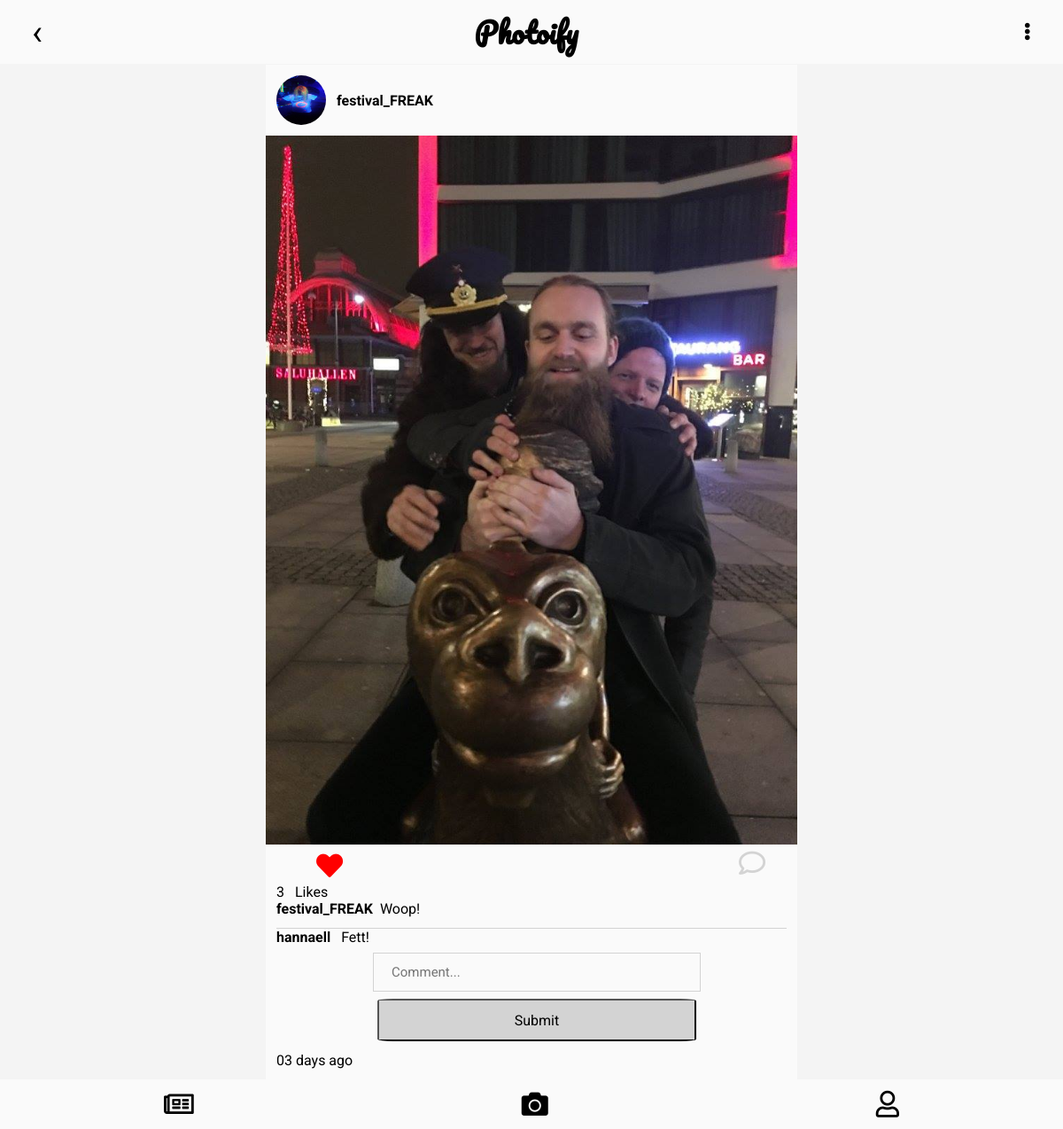
Page /comments.php?post_id=5 (signed in) on the earlier database version.
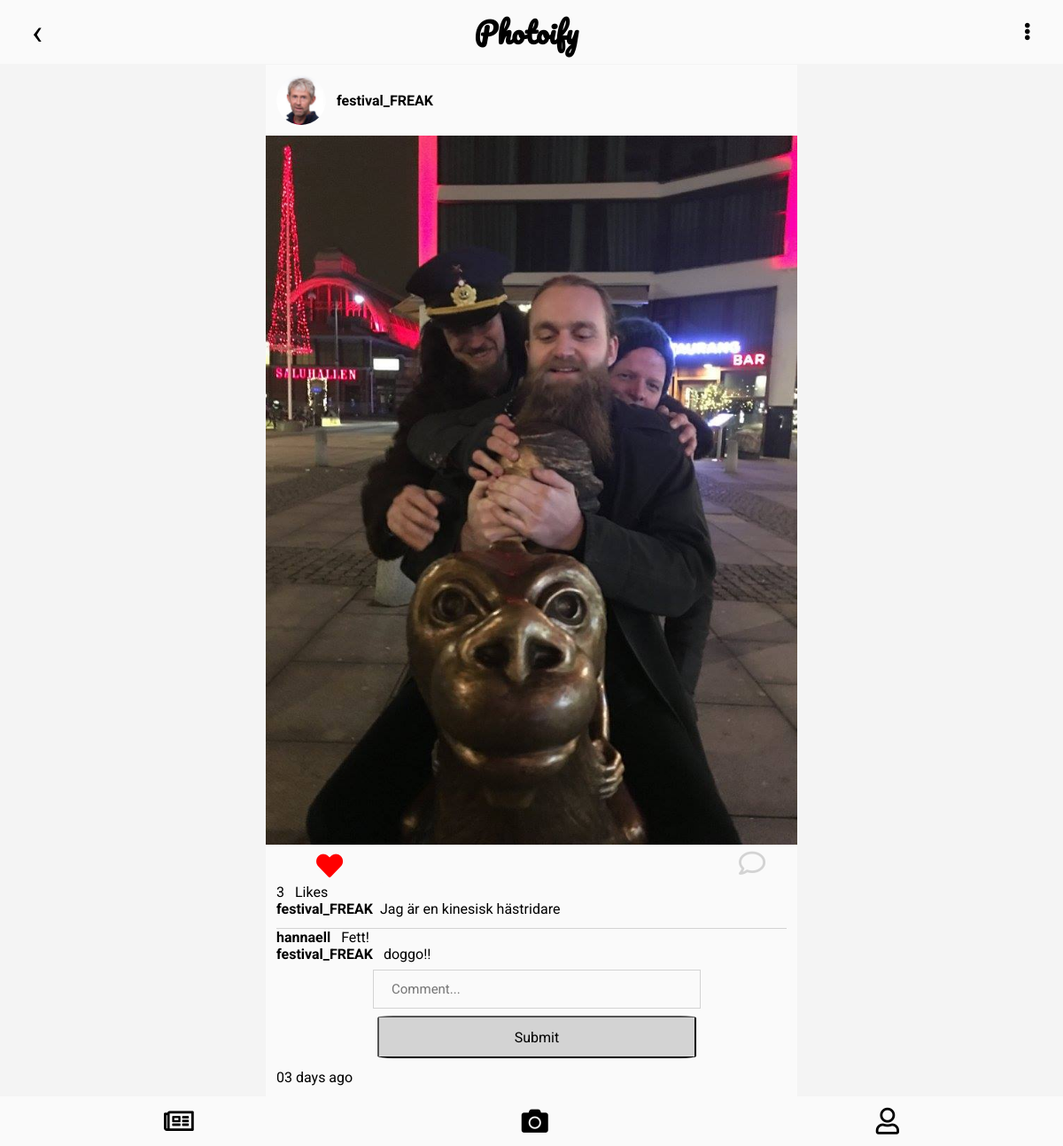
Same page on the later database version.
### tables this page shows
CREATE TABLE "posts" (
	`id`	INTEGER NOT NULL PRIMARY KEY AUTOINCREMENT UNIQUE,
	`user_id`	INTEGER NOT NULL,
	`content`	BLOB NOT NULL,
	`description`	TEXT NOT NULL,
	`created_at`	TEXT NOT NULL,
	`updated_at`	TEXT
);

CREATE TABLE "users" (
	`id`	INTEGER NOT NULL PRIMARY KEY AUTOINCREMENT UNIQUE,
	`first_name`	TEXT NOT NULL,
	`last_name`	TEXT NOT NULL,
	`email`	TEXT NOT NULL,
	`password`	TEXT NOT NULL,
	`created_at`	TEXT NOT NULL,
	`updated_at`	TEXT,
	`username`	TEXT NOT NULL,
	`profile_picture`	BLOB,
	`biography`	TEXT
);

CREATE TABLE `comments` (
	`id`	INTEGER NOT NULL PRIMARY KEY AUTOINCREMENT UNIQUE,
	`post_id`	INTEGER,
	`user_id`	INTEGER,
	`content`	TEXT,
	`created_at`	TEXT
);

### app/functions.php (called while the page is built, shortened)
<?php
function countLikes(int $postId, object $pdo): array {
    $statement = $pdo->prepare(
        'SELECT COUNT(*) as likes FROM likes WHERE post_id = :post_id'
    );
    $statement->bindParam(':post_id', $postId, PDO::PARAM_INT);
    $statement->execute();
    return $statement->fetchAll(PDO::FETCH_ASSOC);
}
function getTime(int $time): string{
  if ($time < (60*60))
  {
    return date('i', $time)." minutes ago";
  }
  elseif ($time > 60*60 && $time < 60*60*24)
  {
    return date('H', $time)." hours ago";
  }
  elseif ($time > 60*60*24 && $time < 60*60*24*7)
  {
    return date('d', $time)." days ago";
  }
  else
  {
    return date('d', $time)." days ago";
  }
}

### comments.php (the view, shortened to what the changed rows need)
<?php
require __DIR__.'/views/header.php';
?>
<?php if (isset($_SESSION['logedin'])): ?>
    <?php
    $id = (int)$_SESSION['logedin']['id'];
    $postId = filter_var($_GET['post_id'], FILTER_SANITIZE_STRING);;
    $statement = $pdo->prepare(
        'SELECT p.id as post_id, p.content, p.description, p.created_at, p.updated_at,
        u.username, u.id as user_id, u.profile_picture
        FROM posts p INNER JOIN users u WHERE u.id = p.user_id AND p.id = :post_id'
    );
    $statement->bindParam(':post_id', $postId, PDO::PARAM_INT);
    $statement->execute();
    $user = $statement->fetch(PDO::FETCH_ASSOC);
    $statement = $pdo->prepare(
        'SELECT content, description, created_at, updated_at, user_id
        FROM posts WHERE id = :id'
    );
    $statement->bindParam(':id', $postId, PDO::PARAM_STR);
    $statement->execute();
    $postImg = $statement->fetch(PDO::FETCH_ASSOC);
    $statement = $pdo->prepare(
        'SELECT c.id as comment_id, c.content, c.created_at, u.username, u.profile_picture, u.id as user_id
        FROM comments c INNER JOIN users u WHERE u.id = c.user_id AND c.post_id = :post_id'
    );
    $statement->bindParam(':post_id', $postId, PDO::PARAM_INT);
    $statement->execute();
    $comments = $statement->fetchAll(PDO::FETCH_ASSOC);
    $statement = $pdo->prepare(
        'SELECT * FROM likes WHERE user_id = :user_id AND post_id = :post_id;'
    );
    $statement->bindParam(':user_id', $id, PDO::PARAM_INT);
    $statement->bindParam(':post_id', $postId, PDO::PARAM_INT);
    $statement->execute();
    $liked = $statement->fetch(PDO::FETCH_ASSOC);
    $countLikes = countLikes($postId, $pdo);
    $ago = getTime(time()-strtotime($user['created_at']));
    ?>
        <div class="postComments">
            <div class="post" data-id="<?php echo $postId; ?>">
            <div class="card">
                <div class="account">
                    <img class="profilePictureFeed" src="/app/images/<?php echo $user['profile_picture']; ?>" alt="Profile Picture">
                    <a class="" href="/profileuser.php?user_id=<?= $posts['user_id']?>">
                    <p class="userFeed"><?php echo $user['username']; ?></p></a>
                </div>
                <div class="uploadedPicture">
                    <img class="photoFeed" src="/app/images/<?php echo $postImg['content']; ?>" alt="Image">
                </div>
                <div class="container">
                    <div class="likeButton">
                        <form method="post" class="likeFormFeed" >
                            <button class="hart" type="submit">
                                <?php if($liked): ?>
                                    <span class="redHart">
                                        <i class="fas fa-heart" aria-hidden="true"></i>
                                    </span>
                                <?php else: ?>
                                    <span class="hartIconFeed">
                                        <i class="far fa-heart" aria-hidden="true"></i>
                                    </span>
                                <?php endif; ?>
                            </button>
                        </form>
                        <div class="">
                            <span class="commentIcon">
                                <i class="far fa-comment"></i>
                            </span>
                        </div>
                    </div>
                    <div class="likesComments">
                        <?php foreach ($countLikes as $countLike): ?>
                            <p class="likeCounterFeed"><?php echo $countLike['likes']; ?></p>
                            <p class="likesFeed">Likes</p>
                        <?php endforeach; ?>
                    </div>
                    <div class="description">
                        <a class="" href="/profileuser.php?user_id=<?= $user['user_id']?>">
                        <p class="userFeed"><?php echo $user['username']; ?></p></a>
                        <p class="descriptionFeed"><?php echo $postImg['description']; ?></p>
                    </div>
                    <div class="commenstDiv">
                        <?php foreach ($comments as $comment): ?>
                            <div class="comments">
                                <a class="" href="/profileuser.php?user_id=<?= $comment['user_id']?>">
                                <p class="commentUserFeed"><?php echo $comment['username']; ?></p></a>
                                <p class="commentFeed"><?php echo $comment['content']; ?></p>
                            </div>
                        <?php endforeach; ?>
                    </div>
                    <form class="addComment" action="/comments.php?post_id=<?php echo $postId?>" method="post">
                        <div class="formComment">
                            <input class="inputComments" type="text" name="comment" placeholder="Comment..." required>
                            <button class="buttonComment" type="submit">Submit</button>
                        </div>
                    </form>
                    <div class="uploadedTime">
                        <p class="uploadedFeed"><?php echo $ago; ?></p>
                    </div>
                 </div>
            </div>
        </div>
    </div>
    <?php else: redirect('/login.php'); ?>
<?php endif; ?>
<?php require __DIR__.'/views/footer.php'; ?>

Differences in the rows shown:
changed posts "festival_FREAK": user.profile_picture: a different picture; description "Woop!" → "Jag är en kinesisk hästridare"
added comments: user.username "festival_FREAK", content "doggo!!"
